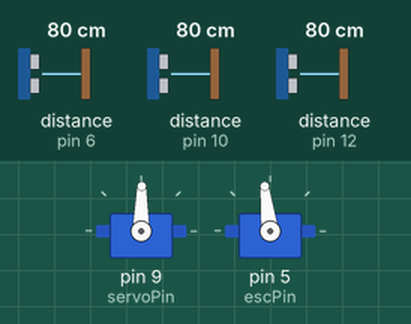
Simulated run of this sketch. Board: Arduino Uno, built with avr-gcc and run on an emulated ATmega328P. Parts: 2 × servo. Wiring (inferred from the names in the program): 3 × ultrasonic range finder: trigger pin 7, echo pin 6 / trigger pin 11, echo pin 10 / trigger pin 13, echo pin 12. The inputs (shaded band) are chosen by the test bench; at power-on: distance to the obstacle (sensors on pin 6, pin 10, pin 12) 80 cm. The echo pulse lasts 58.3 µs per cm; what the sketch prints to the serial monitor is not drawn.

Above: at 2.8 s.
2.9 s: distance to the obstacle (sensor on pin 6) set to 33 cm
7.3 s: distance to the obstacle (sensor on pin 6) set to 27 cm
At 11.4 s:
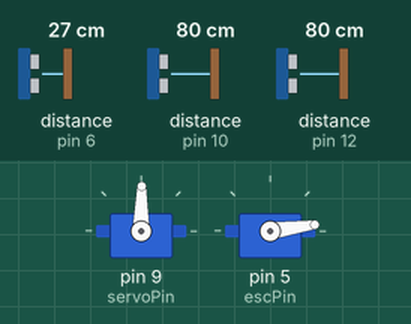
11.7 s: distance to the obstacle (sensor on pin 6) set to 35 cm
At 15.2 s:
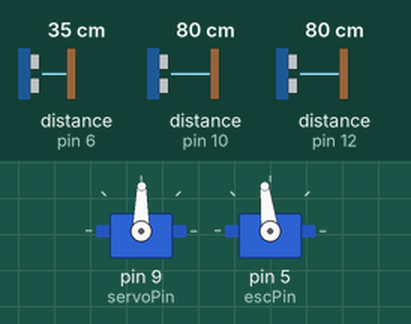
20.2 s: distance to the obstacle (sensor on pin 6) set to 2 cm
At 23.5 s:
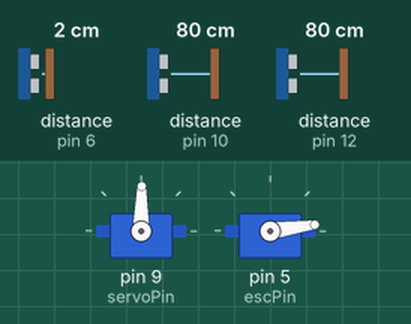
Timing chart, 0 to 25.0 s (numbered marks = the images above; inputs shaded):
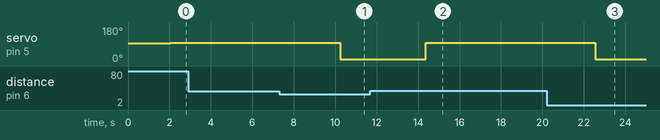

The sketch:

backup23.ino
```cpp
#include <Servo.h>

//***************************** 핀 번호 *****************************//
int escPin = 5;   // esc 일반 모터 핀 번호
int servoPin = 9; // 서보 모터 핀 번호

//***************************** 변속 & 조향 조정 *****************************//
// 스피드 지정 96~177 속도 점점 증가 및 중간부터 풀스로틀
// 정지 8~22
//int speeds[] = {8, 100, 101, 102, 103, 104};    // 실전 속도 코드
int speeds[] = {8, 97, 98, 99, 100, 101};       // 교실 내 테스트 시 속도 조절 코드

// 각도 0, 14, 29, 44, 59, 74, 89(중립), 104, 119, 134, 149, 164, 179
// directions[6]이 중앙 전진 => 좌6단, 전진(6), 우6단
//int directions[] = {0, 14, 29, 44, 59, 74, 89, 104, 119, 134, 149, 164, 179};     // 15도씩
//int directions[] = {71, 74, 77, 80, 83, 86, 89, 92, 95, 98, 101, 104, 107, 110};  // 3도씩
int directions[] = {59, 64, 69, 74, 79, 84, 89, 94, 99, 104, 109, 114, 119};      // 5도씩

// 현재 속도 또는 조향 값
String input_datas;             // 시리얼 통신으로 받아온 데이터
int save_input = 0;             // input_datas에서 데이터를 저장할지 말지 boolean
String charge_data;             // input_data에 저장할 값 임시 저장소
String input_data;              // input_datas에서 필요한 값만 추출한 데이터
String text = "";               // 시리얼 통신으로 받아온 데이터에서 속도 또는 조향값 따로 받는 변수
int current_speed = 1;          // 현재 속도 값
int current_direction = 6;      // 현재 조향 값
int current_break = 0;          // 현재 브레이크 유무

//***************************** 초음파 센서 *****************************//
// 전방
int trig1 = 13;
int echo1 = 12;
// 우측
int trig2 = 11;
int echo2 = 10;
// 좌측
int trig3 = 7;
int echo3 = 6;

// 초음파 변수 설정(초음파 부딪혔다 오는 속도, 정면 거리, 우측 거리, 좌측 거리)
long duration, distanceC, distanceR, distanceL;

// 초음파 센서 정지 거리(cm)
//int distance = 60;
int distance = 30;

Servo esc;
Servo servo;

// 전진 :: 파라미터에 따른 속도 조절
void speedController(int speedStatus) {
  esc.write(speeds[speedStatus]);
  delay(1);
}

// 조향 :: x < 6(좌측) / 6(전방) / x > 6(우측)
void directionController(int directionStatus) {
//  speedController(3);
  servo.write(directions[directionStatus]);
  delay(190);
  servo.write(directions[6]);
}

void setup() {
  Serial.begin(9600);
  Serial.setTimeout(100);
  pinMode(servoPin, OUTPUT);
  pinMode(escPin, OUTPUT);

  servo.attach(servoPin);
  esc.attach(escPin);

  // bldc 모터, 서보 모터 초기화
  servo.write(89);
  esc.write(95);

  // 초음파 센서 초기화
  pinMode(trig1, OUTPUT);
  pinMode(echo1, INPUT);
  pinMode(trig2, OUTPUT);
  pinMode(echo2, INPUT);
  pinMode(trig3, OUTPUT);
  pinMode(echo3, INPUT);

//  speedController(1);
//  delay(1500);
}

void loop() {
  while(true) {
    if (current_break == 0) {
      Serial.println((String)"current_break : " + current_break);   // 현재 브레이크 유무

      // 초음파 센서 정면
      digitalWrite(trig1, LOW);
      delayMicroseconds(2);
      digitalWrite(trig1, HIGH);
      delayMicroseconds(10);
      digitalWrite(trig1, LOW);

      duration = pulseIn(echo1, HIGH); //물체에 반사되어돌아온 초음파의 시간을 변수에 저장합니다.
      distanceC = duration * 17 / 1000;

      Serial.print("\n정면 : ");
      Serial.print(distanceC); //측정된 물체로부터 거리값(cm값)
      Serial.println(" Cm");


      // 초음파 센서 우측
      digitalWrite(trig2, LOW);
      delayMicroseconds(2);
      digitalWrite(trig2, HIGH);
      delayMicroseconds(10);
      digitalWrite(trig2, LOW);

      duration = pulseIn(echo2, HIGH);
      distanceR = duration * 17 / 1000;

      Serial.print("\n우측 : ");
      Serial.print(distanceR);
      Serial.println(" Cm");


      // 초음파 센서 좌측
      digitalWrite(trig3, LOW);
      delayMicroseconds(2);
      digitalWrite(trig3, HIGH);
      delayMicroseconds(10);
      digitalWrite(trig3, LOW);

      duration = pulseIn(echo3, HIGH);
      distanceL = duration * 17 / 1000;

      Serial.print("\n좌측 : ");
      Serial.print(distanceL);
      Serial.println(" Cm");
      Serial.println("--------------------------------------");
      delay(2000);

      if(distanceC < distance || distanceR < distance || distanceL < distance) {
          speedController(0);
          Serial.println("Stop it!!");
          break;
        } else {
          // 마지막으로 들어갔던 속도 기억 및 출발
          speedController(current_speed);
        }
    }

    while(Serial.available() > 0) {
      if(distanceC < distance || distanceR < distance || distanceL < distance) {
        String garbage = Serial.readString();   // 필요없는 Serial 데이터 버리기
        break;
      }

      // 시리얼 통신
      // 스레드 지원 X : 스레드를 읽고 값이 있으면 반영, 없으면 예외처리
      input_datas = Serial.readString();

      for(int i = 0; i < input_datas.length(); i++) {
        if(save_input == 0 && input_datas[i] == '/') {
          save_input = 1;
        }

        if(save_input == 1) {
          charge_data = charge_data + input_datas[i];
        }

        if(save_input == 1 && input_datas[i] == '*') {
          save_input = 0;
          input_data = charge_data;
        }
      }

      charge_data = "";
      Serial.println("1차 처리한 input_data : " + input_data);

      for(int a = 0; a < input_data.length(); a++) {
        if(input_data[a] == '/' && input_data[a+1] == '1')
        {
          Serial.println((String)"current_break : " + current_break);

          // Enter값이 들어가는 여부 확인 후 length-1 조절 필요
          for (int i = a; input_data[i+2] != '*'; i++) {
            text += input_data[i+2];
            Serial.println((String)"input Speed Data : " + input_data[i+2]);
          }
          current_speed = text.toInt();
          Serial.println((String)"/1" + current_speed + "*");
          speedController(current_speed);
          if(current_speed == 0) {
            current_break = 1;
          } else if(1 || 2 || 3 || 4 || 5) {
            current_break = 0;
          }
        }
        else if(input_data[a] == '/' && input_data[a+1] == '2')
        {
          Serial.println((String)input_data);
          for (int i = a; input_data[i+2] != '*'; i++) {
            text += input_data[i+2];
          Serial.println((String)"input Direction Data : " + input_data[i+2]);
          }
          current_direction = text.toInt();
          Serial.println((String)"/2" + current_direction + "*");
          directionController(current_direction);
        }
        text = "";
      }
        Serial.println("--------------------------------------");
    }
  }
}
```

Measured:
- the behaviour switches between 31 and 30 cm on distance to the obstacle (sensor on pin 6) (found by bisection; images 0 and 1)
- after the input at 2.9 s, every drawn part: stays the same
- after the input at 7.3 s, servo on pin 5 (escPin): 97° → 8° after 2.9 s
- after the input at 11.7 s, servo on pin 5 (escPin): 8° → 97° after 2.7 s
- after the input at 20.2 s, servo on pin 5 (escPin): 97° → 8° after 2.3 s
